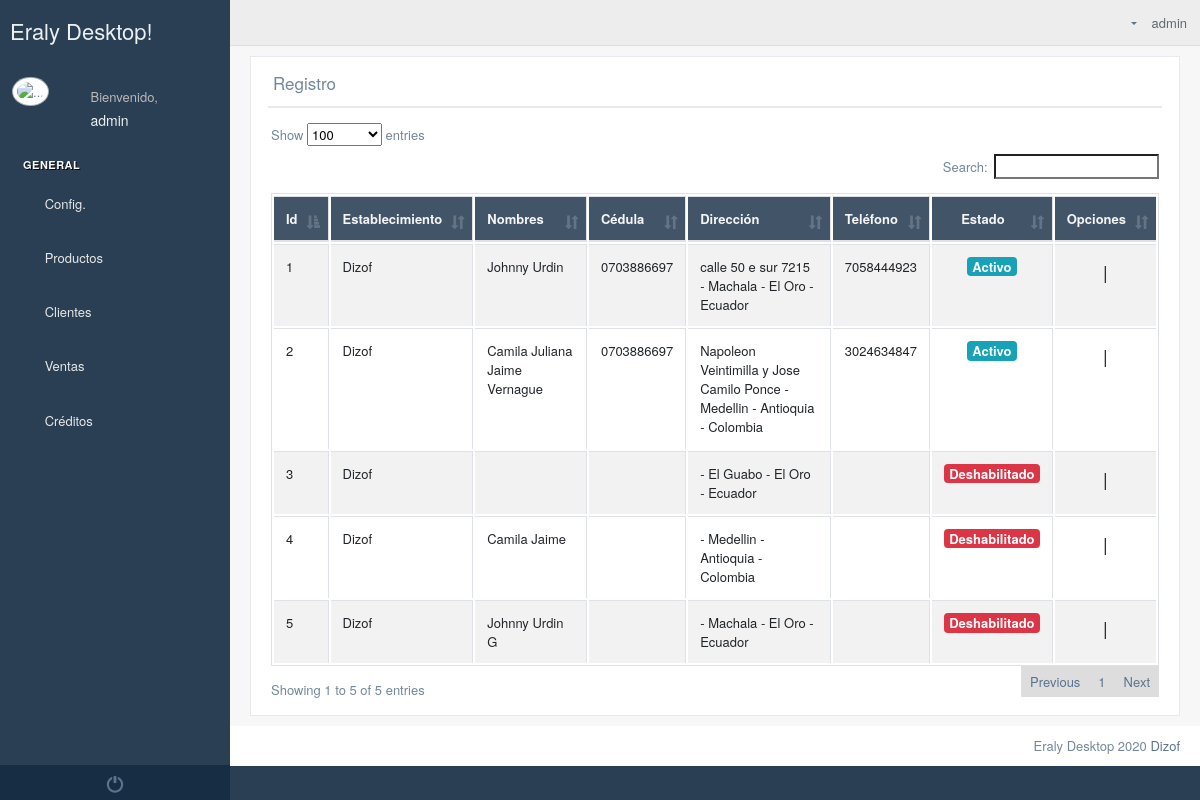
Screenshot of /clients/0/ (signed in) with the database file from the repository.
### Personas/models.py (models this page shows, shortened)
class Clientes(models.Model):
    establecimiento=models.ForeignKey(Establecimiento, on_delete=models.CASCADE,null=True,blank=True)
    cedula=models.CharField(max_length=13)
    nombres=models.CharField(max_length=60)
    apellidos=models.CharField(max_length=60)
    direccion=models.CharField(max_length=60)
    ciudad=models.ForeignKey(Ciudad, on_delete=models.CASCADE)
    telefono=models.CharField(max_length=13,null=True,blank=True)
    celular=models.CharField(max_length=13,null=True,blank=True)
    estado=models.BooleanField(default=True)

### Empresa/models.py (models this page shows, shortened)
class Establecimiento(models.Model):
    logo=models.ImageField(upload_to="logos/establecimientos",null=True,blank=True)
    banner=models.ImageField(upload_to="banner/establecimientos",null=True,blank=True)
    pie_pagina=models.ImageField(upload_to="pie/establecimientos",null=True,blank=True)
    cabecera_tienda=models.ImageField(upload_to="logos/tienda",null=True,blank=True)
    usuario=models.ForeignKey(User,on_delete=models.CASCADE)
    ruc=models.CharField(max_length=13)
    nombreComercial=models.CharField(max_length=60)
    representateLegal=models.CharField(max_length=60)
    slug = models.SlugField(max_length=255, unique=True, blank=True)
    descripcion = RichTextUploadingField(null=True, blank=True)
    ubicacion_gps = models.CharField(max_length=300,null=True,blank=True)
    correo_electronico=models.EmailField(max_length=600,null=True,blank=True)
    web=models.CharField(max_length=400,null=True,blank=True)
    facebook=models.CharField(max_length=400,null=True,blank=True)
    instagram=models.CharField(max_length=400, null=True, blank=True)
    youtube = models.CharField(max_length=400,null=True,blank=True)
    def __str__(self):
        if self.nombreComercial:
            return self.nombreComercial
        else:
            return self.representateLegal

### Home/models.py (models this page shows)
class Ciudad(models.Model):
    provincia=models.ForeignKey(Provincia,on_delete=models.CASCADE)
    nombre = models.CharField(max_length=60)
    def __str__(self):
        return self.nombre

class Provincia(models.Model):
    pais=models.ForeignKey(Pais,on_delete=models.CASCADE)
    nombre=models.CharField(max_length=60)
    def __str__(self):
        return self.nombre

class Pais(models.Model):
    nombre=models.CharField(max_length=60)
    def __str__(self):
        return self.nombre

### Personas/views.py (the view, shortened to what this page needs)
# urls.py: path("clients/<int:id>/",registroCLientes),
def registroCLientes(request,id=0):
    contexto={
        'clientes':Clientes.objects.filter(establecimiento__usuario=request.user),
        'provincias':Provincia.objects.all(),
        'establecimientos':Establecimiento.objects.filter(usuario=request.user),
    }
    return render(request, 'personas/clientes.html',contexto)

### templates/personas/clientes.html (shortened to what this page needs)
{% extends 'Home/index2.html' %}
{% block contenido_index %}
    {%  load static %}
    <div class="">
        <div class="row">
            <div class="col-md-12 col-sm-12 ">
                <div class="x_panel">
                    <div class="x_title">
                        <h2>Registro <small>de Clientes</small></h2>
                        <div class="clearfix"></div>
                    </div>
                    <div class="x_content">
                        <div class="row">
                            <div class="col-sm-12">
                                <div class="card-box table-responsive">
                                    <table id="clientes" class="table table-striped table-bordered" style="width:100%">
                                        <thead style="background-color: #415468; color: whitesmoke">
                                        <tr>
                                            <th>Id</th>
                                            <th>Establecimiento</th>
                                            <th>Nombres</th>
                                            <th>Cédula</th>
                                            <th>Dirección</th>
                                            <th>Teléfono</th>
                                            <th style="text-align: center">Estado</th>
                                            <th style="text-align: center">Opciones</th>
                                        </tr>
                                        </thead>
                                        <tbody>
                                        {% for cliente in clientes %}
                                            <tr>
                                                <td>{{ cliente.id }}</td>
                                                <td>{{ cliente.establecimiento }}</td>
                                                <td>{{ cliente.nombres }} {{  cliente.apellidos }}</td>
                                                <td>{{ cliente.cedula }}</td>
                                                <td>{{ cliente.direccion }} - {{ cliente.ciudad }} - {{ cliente.ciudad.provincia }} - {{ cliente.ciudad.provincia.pais }}</td>
                                                <td>{{ cliente.telefono }}</td>
                                                <td style="text-align: center">{% if cliente.estado %}
                                                    <span class="badge badge-info" style="font-size: 13px">Activo</span>
                                                {% else %}
                                                    <span class="badge badge-danger" style="font-size: 13px">Deshabilitado</span>
                                                {% endif %}</td>
                                                <td style="text-align: center; font-size: 18px">
                                                    <a href="#" data-id="{{ cliente.id }}"
                                                       data-establecimiento="{{ cliente.establecimiento_id }}"
                                                       data-ciudad="{{ cliente.ciudad_id }}"
                                                       data-nombres="{{ cliente.nombres }}"
                                                       data-cedula="{{ cliente.cedula }}"
                                                       data-apellidos="{{ cliente.apellidos }}"
                                                       data-direccion="{{ cliente.direccion }}"
                                                       data-celular="{{ cliente.celular }}"
                                                       data-telefono="{{ cliente.telefono }}"
                                                       data-toggle="modal" data-target="#modificar" class="text-primary modificar">
                                                        <i data-toggle="tooltip"  data-placement="top" title="" data-original-title="Editar" class="fa fa-edit"></i>
                                                    </a>
                                                    <span> | </span>
                                                    {% if cliente.estado %}
                                                    <a href="" class="text-danger eliminar" data-id="{{ cliente.id }}" data-toggle="modal" data-target="#eliminar"> <i data-toggle="tooltip"  data-placement="top" title="" data-original-title="Eliminar" class="fa fa-trash"></i></a>
                                                    {% else %}
                                                        <a href="/clients/disable/{{ cliente.id }}/" class="text-success"> <i data-toggle="tooltip"  data-placement="top" title="" data-original-title="Habilitar Usuario" class="fa fa-check-circle"></i></a>
                                                    {% endif %}
                                                </td>
                                            </tr>
                                        {% endfor %}
                                        </tbody>
                                    </table>
                                </div>
                            </div>
                        </div>
                    </div>
                </div>
            </div>
        </div>
    </div>
{% endblock %}
{% block script_index %}
    <link rel="stylesheet" href="{% static 'select2/css/select2.min.css' %}">
{% endblock %}

### templates/Home/base_html.html (shortened to what this page needs)
<!DOCTYPE html>
{% load static %}
<html lang="en">
<head>
    <link href="{% static '/vendors/datatables.net-bs/css/dataTables.bootstrap.min.css' %}" rel="stylesheet">
    <link href="{% static '/vendors/datatables.net-buttons-bs/css/buttons.bootstrap.min.css' %}" rel="stylesheet">
    <link href="{% static '/vendors/datatables.net-fixedheader-bs/css/fixedHeader.bootstrap.min.css' %}"
          rel="stylesheet">
    <link href="{% static '/vendors/datatables.net-responsive-bs/css/responsive.bootstrap.min.css' %}" rel="stylesheet">
    <link href="{% static '/vendors/datatables.net-scroller-bs/css/scroller.bootstrap.min.css' %}" rel="stylesheet">
    <link href="{% static '/vendors/bootstrap/dist/css/bootstrap.min.css' %}" rel="stylesheet">
    <link href="{% static '/vendors/font-awesome/css/font-awesome.min.css' %}" rel="stylesheet">
    <link href="{% static '/vendors/nprogress/nprogress.css' %}" rel="stylesheet">
    <link href="{% static '/vendors/bootstrap-daterangepicker/daterangepicker.css' %}" rel="stylesheet">
    <link href="{% static '/vendors/iCheck/skins/flat/green.css' %}" rel="stylesheet">
    <link href="{% static '/build/css/custom.min.css' %}" rel="stylesheet">
</head>
<body class="nav-md">
<div class="container body">
    <div class="main_container">
        <div class="col-md-3 left_col">
            <div class="left_col scroll-view">
                <div class="navbar nav_title" style="border: 0;">
                    <a href="/" class="site_title"> <span>Eraly Desktop!</span></a>
                </div>
                <div class="profile clearfix">
                    <div class="profile_pic">
                        <img src="/media/admin-interface/favicon/favicon_eraly.png" alt="..."
                             class="img-circle profile_img">
                    </div>
                    <div class="profile_info">
                        <span>Bienvenido,</span>
                        <h2>{{ request.user }}</h2>
                    </div>
                </div>
                <br/>
                {% block menu %}
                    <div id="sidebar-menu" class="main_menu_side hidden-print main_menu">
                        <div class="menu_section">
                            <h3>General</h3>
                            <ul class="nav side-menu">
                                <li><a><i class="fa fa-home"></i> Config. <span class="fa fa-chevron-down"></span></a>
                                </li>
                            </ul>
                            <ul class="nav side-menu">
                                <li><a><i class="fa fa-product-hunt"></i> Productos <span
                                        class="fa fa-chevron-down"></span></a>
                                </li>
                            </ul>
                        <ul class="nav side-menu">
                                <li><a><i class="fa fa-user-plus"></i> Clientes <span class="fa fa-chevron-down"></span></a>
                                </li>
                            </ul>
                            <ul class="nav side-menu">
                                <li><a><i class="fa fa-file-o"></i> Ventas <span class="fa fa-chevron-down"></span></a>
                                </li>
                            </ul>
                            <ul class="nav side-menu">
                                <li><a><i class="fa fa-file-o"></i> Créditos <span class="fa fa-chevron-down"></span></a>
                                </li>
                            </ul>
                        </div>
                    </div>
                    <div class="sidebar-footer hidden-small">
                        <a data-toggle="tooltip" data-placement="top" title="Logout" href="/logout_/"
                           style="width: 100%">
                            <span class="glyphicon glyphicon-off" aria-hidden="true"></span>
                        </a>
                    </div>
                {% endblock %}
            </div>
        </div>
        <div class="top_nav">
            <div class="nav_menu">
                <div class="nav toggle">
                    <a id="menu_toggle"><i class="fa fa-bars"></i></a>
                </div>
                <nav class="nav navbar-nav">
                    <ul class=" navbar-right">
                        <li class="nav-item dropdown open" style="padding-left: 15px;">
                            <a href="javascript:;" class="user-profile" aria-haspopup="true"
                               id="navbarDropdown" data-toggle="dropdown" aria-expanded="false">
                                {{ request.user.username }}
                            </a>
                        </li>
                        <li role="presentation" class="nav-item dropdown open">
                            <a href="javascript:;" class="dropdown-toggle info-number" id="navbarDropdown1"
                               data-toggle="dropdown" aria-expanded="false">
                                <i class="fa fa-envelope-o"></i>
                            </a>
                        </li>
                    </ul>
                </nav>
            </div>
        </div>
        <div class="right_col" role="main">
            {% block contenido %}{% endblock %}
        </div>
    </div>
    <footer>
        <div class="pull-right">
            Eraly Desktop 2020 <a href="https://colorlib.com">Dizof</a>
        </div>
        <div class="clearfix"></div>
    </footer>
</div>
<link rel="stylesheet" href="{% static 'toastr/toastr.min.css' %}">
{% block script %}
{% endblock %}
</body>
</html>

### rows the page displays
Clientes: id "1", establecimiento "Dizof", nombres "Johnny", apellidos "Urdin", cedula "0703886697", direccion "calle 50 e sur 7215", ciudad "Machala", ciudad.provincia "El Oro", ciudad.provincia.pais "Ecuador", telefono "7058444923", estado "Activo"
Clientes: id "2", establecimiento "Dizof", nombres "Camila Juliana", apellidos "Jaime Vernague", cedula "0703886697", direccion "Napoleon Veintimilla y Jose Camilo Ponce", ciudad "Medellin", ciudad.provincia "Antioquia", ciudad.provincia.pais "Colombia", telefono "3024634847", estado "Activo"
Clientes: id "3", establecimiento "Dizof", ciudad "El Guabo", ciudad.provincia "El Oro", ciudad.provincia.pais "Ecuador", estado "Deshabilitado"
Clientes: id "4", establecimiento "Dizof", nombres "Camila", apellidos "Jaime", ciudad "Medellin", ciudad.provincia "Antioquia", ciudad.provincia.pais "Colombia", estado "Deshabilitado"
Clientes: id "5", establecimiento "Dizof", nombres "Johnny", apellidos "Urdin G", ciudad "Machala", ciudad.provincia "El Oro", ciudad.provincia.pais "Ecuador", estado "Deshabilitado"

### other values shown
{{ request.user }} "admin"
{{ request.user.username }} "admin"
